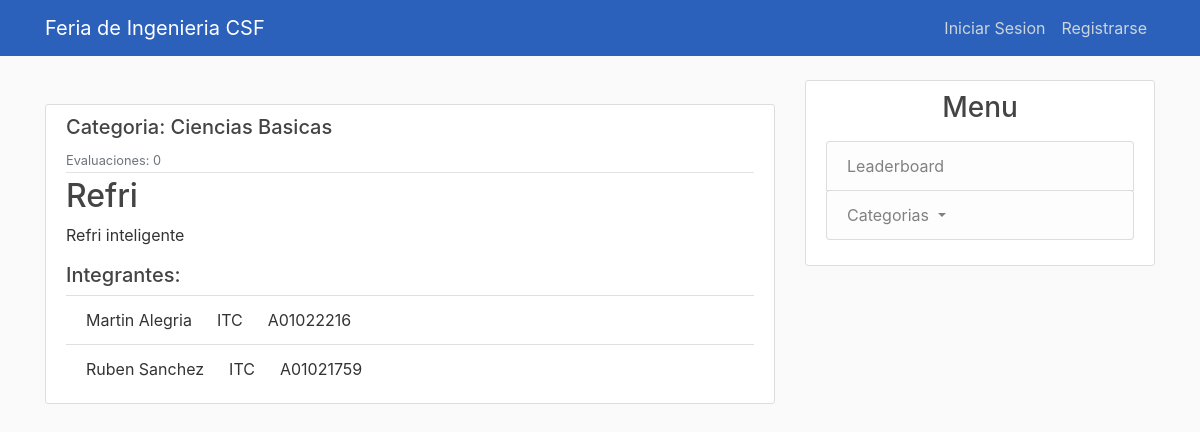
The page /project/1/ on the database as committed earlier.
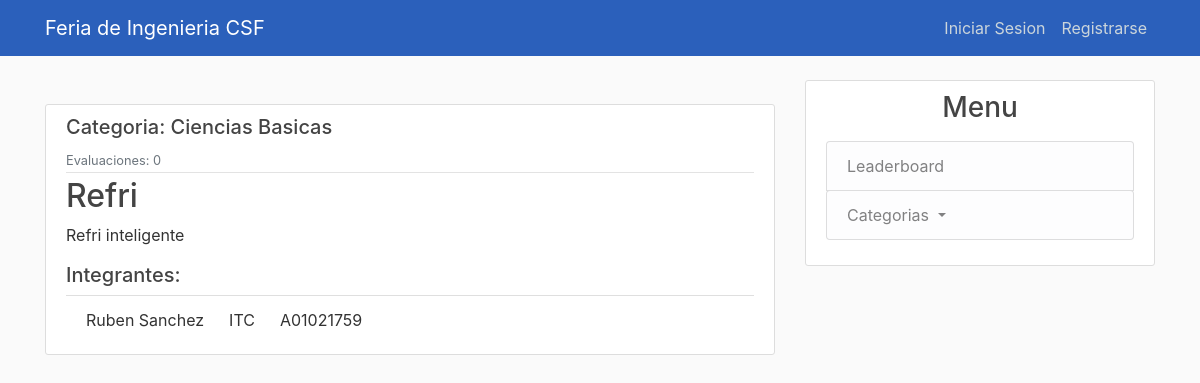
The same page on the database as committed later.
### users/models.py (models this page shows, shortened)
class Alumno(models.Model):
    matricula = models.CharField(max_length=9,primary_key=True)
    nombres = models.CharField(max_length=140)
    apellidos = models.CharField(max_length=140)
    proyecto = models.ForeignKey(Project,on_delete=models.CASCADE, null =True)
    carrera = models.CharField(max_length=5)

### feria_ing/views.py (the view)
# urls.py: path('project/<int:pk>/', ProjectDetailView.as_view(), name="project-detail"),
class ProjectDetailView(DetailView):
    model = Project
    def get_context_data(self, **kwargs):
        context = super(ProjectDetailView, self).get_context_data(**kwargs)
        alum = []
        list_al = Alumno.objects.all()
        prof_list = Profesor.objects.all()
        project_id = self.kwargs['pk']
        ld_user = self.request.user
        self.request.session['pk'] = project_id
        mat = ld_user.username.split('@')[0]
        eva_list =  Evaluacion.objects.all().filter(proyecto = project_id, profesor = mat)
        current_user = None
        for al in list_al:
            if al.matricula == mat:
                current_user = al
            if al.proyecto_id == project_id:
                alum.append(al)
        if current_user:
            type = True #Es alumno
        else:
            type= False #Es prof
        for prof in prof_list:
            if prof.matricula == mat:
                current_user = prof
        if eva_list:
            evaluated = True
        else:
            evaluated = False
        context['alumnos'] = alum
        context['user_current'] = current_user
        context['type'] = type
        context['evaluated'] = evaluated
        return context

### feria_ing/models.py (called while the page is built)
    def __str__(self):
        return self.nombre

### feria_ing/templates/feria_ing/project_detail.html (shortened to what this page needs)
{% extends "feria_ing/base.html" %}
{% block content %}
  <br>
        <article class="media content-section">
          <div class="media-body">
            <div class="article-metadata">
                <h5 class="mr-2"> Categoria:  {{ object.categorias }}</h5>
              <small class="text-muted">Evaluaciones: {{ object.evaluaciones }}</small>
            </div>
            <h2>{{ object.nombre }}</h2>
            <p class="article-content">{{ object.descripcion }}</p>
            <h5>Integrantes: </h5>
            <ul class="list-group list-group-flush">
                {%for alumno in alumnos%}
                <li class="list-group-item">{{alumno.nombres}} {{alumno.apellidos}} &emsp; {{alumno.carrera}}
                    &emsp; {{alumno.matricula}}
                </li>
                {% endfor %}
              </ul>
          </div>
        </article>
{% endblock content %}

Rows that differ between the two databases and show on the page:
no longer on this page (row edited): Alumno: nombres "Martin", apellidos "Alegria", carrera "ITC", matricula "A01022216"
